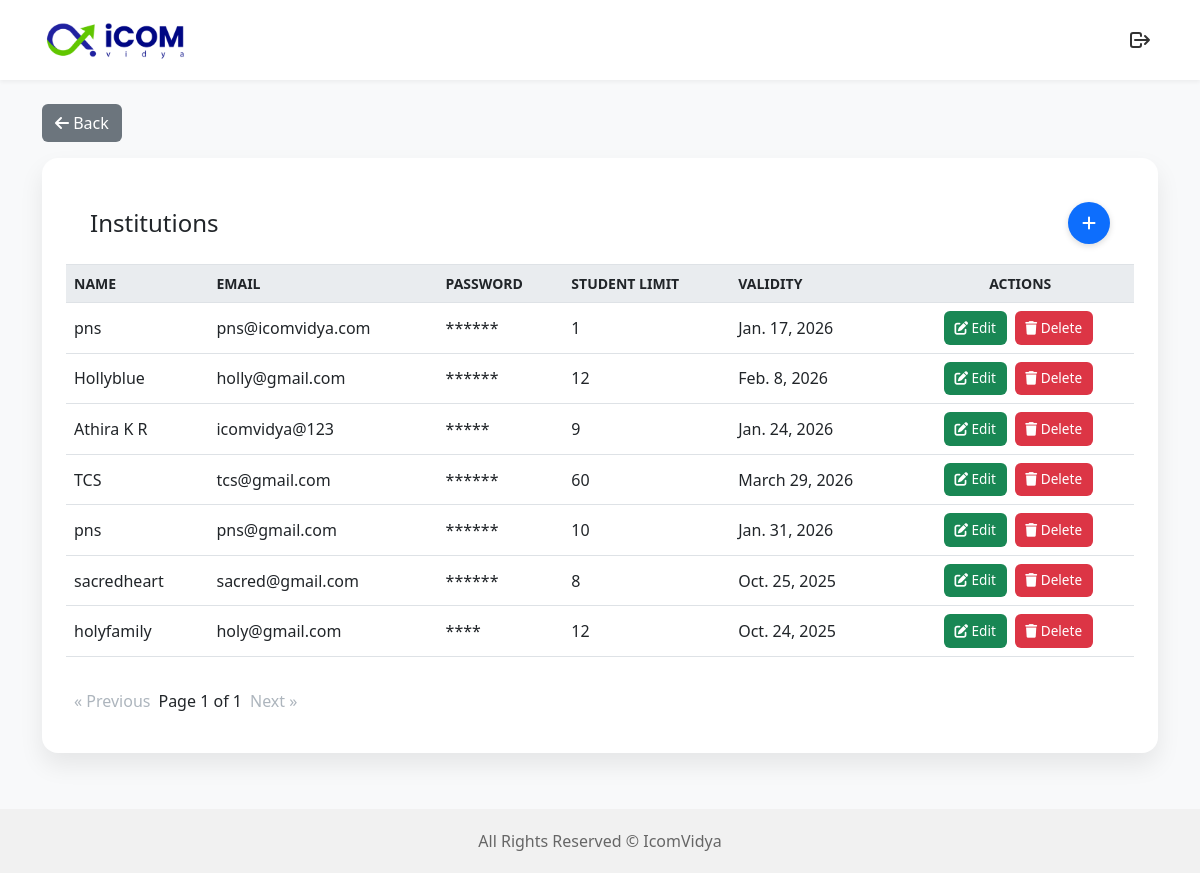
The app's page /institution_list/ with its own data.
### icmsapp/models.py (models this page shows, shortened)
class Institution(models.Model):
    name = models.CharField(max_length=255)
    email = models.EmailField(unique=True)
    password = models.CharField(max_length=255)
    student_limit = models.IntegerField()
    validity = models.DateField()

### icmsapp/views.py (the view)
# urls.py: path('institution_list/', views.institution_list, name='institution_list'),
def institution_list(request):
    institutions = Institution.objects.all().order_by('-id')
    for inst in institutions:
        pwd_len = len(inst.password) if inst.password else 0
        inst.masked_password = '*' * pwd_len
    paginator = Paginator(institutions, 8)
    page_number = request.GET.get("page")
    page_obj = paginator.get_page(page_number)
    return render(request, 'institution_list.html', {'page_obj': page_obj})

### icmsapp/templates/institution_list.html (shortened to what this page needs)
{% extends "admindashboard.html" %}
{% block content %}
<link href="https://cdn.jsdelivr.net/npm/bootstrap@5.2.3/dist/css/bootstrap.min.css" rel="stylesheet">
<link rel="stylesheet" href="https://cdnjs.cloudflare.com/ajax/libs/font-awesome/6.4.0/css/all.min.css">
<div class="container py-4">
  <button class="btn btn-back mb-3" onclick="window.history.back()">
    <i class="fas fa-arrow-left"></i> Back
  </button>
  <div class="card">
    <div class="card-header d-flex justify-content-between align-items-center">
      <h2 class="h4 mb-0">Institutions</h2>
      <button onclick="showForm()" title="Add Institution" class="btn btn-add" data-bs-toggle="tooltip">
        <i class="fas fa-plus"></i>
      </button>
    </div>
    <div class="card-body p-0">
      <div class="table-responsive">
        <table class="table table-hover mb-0">
          <thead>
            <tr>
              <th>Name</th>
              <th>Email</th>
              <th>Password</th>
              <th>Student Limit</th>
              <th>Validity</th>
              <th class="text-center">Actions</th>
            </tr>
          </thead>
          <tbody>
            {% for inst in page_obj %}
            <tr>
              <td>{{ inst.name }}</td>
              <td>{{ inst.email }}</td>
              <td>{{ inst.masked_password }}</td>
              <td>{{ inst.student_limit }}</td>
              <td>{{ inst.validity }}</td>
              <td class="text-center">
                <button class="btn btn-edit btn-sm"
                        data-id="{{ inst.id }}"
                        data-name="{{ inst.name }}"
                        data-email="{{ inst.email }}"
                        data-password="{{ inst.password }}"
                        data-limit="{{ inst.student_limit }}"
                        data-validity="{{ inst.validity|date:'Y-m-d' }}"
                        title="Edit {{ inst.name }}"
                        data-bs-toggle="tooltip">
                  <i class="fas fa-edit"></i> Edit
                </button>
                <form action="{% url 'delete_institution' inst.pk %}" method="post" style="display:inline;">
                  <button type="submit" class="btn btn-delete btn-sm"
                          onclick="return confirm('Are you sure you want to delete {{ inst.name }}?');"
                          title="Delete {{ inst.name }}">
                    <i class="fas fa-trash"></i> Delete
                  </button>
                </form>
              </td>
            </tr>
            {% endfor %}
          </tbody>
        </table>
      </div>
    </div>
    <div class="pagination text-center py-3">
      {% if page_obj.has_previous %}
        <a href="?page={{ page_obj.previous_page_number }}">« Previous</a>
      {% else %}
        <a href="#" aria-disabled="true">« Previous</a>
      {% endif %}
      <span>Page {{ page_obj.number }} of {{ page_obj.paginator.num_pages }}</span>
      {% if page_obj.has_next %}
        <a href="?page={{ page_obj.next_page_number }}">Next »</a>
      {% else %}
        <a href="#" aria-disabled="true">Next »</a>
      {% endif %}
    </div>
  </div>
</div>
{% endblock %}

### icmsapp/templates/admindashboard.html (style rules this page uses)
html, body { height: 100%; margin: 0; padding: 0; }
body { display: flex; flex-direction: column; font-family: "Segoe UI", sans-serif; background-color: #f9f9f9; color: #111; }
h2 { font-size: 24px; font-weight: 600; margin: 30px 0 20px; }
.container { padding: 0 40px 40px; flex: 1; }
.card { background: #fff; border-radius: 16px; padding: 24px; box-shadow: 0 4px 12px rgba(0, 0, 0, 0.06); cursor: pointer; transition: transform 0.2s ease, box-shadow 0.2s ease; text-decoration: none; display: flex; flex-direction: column; justify-content: center; }

### icmsapp/templates/institution_list.html (style rules this page uses)
body { font-family: 'Segoe UI', Tahoma, Geneva, Verdana, sans-serif; background-color: #f8f9fa; color: #212529; }
.card { border: none; border-radius: 16px; box-shadow: 0 12px 24px rgba(0, 0, 0, 0.08); margin-bottom: 32px; }
.card-header { background-color: #fff; border-bottom: 1px solid #dee2e6; padding: 1.25rem 1.5rem; }
.table thead th { background-color: #e9ecef; font-weight: 600; text-transform: uppercase; font-size: 0.875rem; vertical-align: middle; }
.table td { vertical-align: middle; }
.btn-back { background-color: #6c757d; color: white; font-weight: 500; }
.btn-add { border-radius: 50%; width: 42px; height: 42px; display: flex; align-items: center; justify-content: center; background-color: #0d6efd; color: white; box-shadow: 0 2px 6px rgba(0, 0, 0, 0.15); transition: all 0.3s; }
.btn-edit { background-color: #198754; color: white; font-size: 0.85rem; padding: 0.35rem 0.6rem; margin-right: 4px; border-radius: 6px; font-weight: 500; transition: all 0.2s ease-in-out; }
.btn-delete { background-color: #dc3545; color: white; font-size: 0.85rem; padding: 0.35rem 0.6rem; margin-right: 4px; border-radius: 6px; font-weight: 500; transition: all 0.2s ease-in-out; }
.pagination { margin-top: 1rem; }
.pagination a { color: #0d6efd; font-weight: 500; text-decoration: none; margin: 0 8px; }
.pagination span { font-weight: 500; }
.pagination a[aria-disabled="true"] { color: #adb5bd; pointer-events: none; cursor: not-allowed; }

### records on screen
Institution: name "pns", email "pns@icomvidya.com", masked_password "******", student_limit "1", validity "Jan. 17, 2026"
Institution: name "Hollyblue", email "holly@gmail.com", masked_password "******", student_limit "12", validity "Feb. 8, 2026"
Institution: name "Athira K R", email "icomvidya@123", masked_password "*****", student_limit "9", validity "Jan. 24, 2026"
Institution: name "TCS", email "tcs@gmail.com", masked_password "******", student_limit "60", validity "March 29, 2026"
Institution: name "pns", email "pns@gmail.com", masked_password "******", student_limit "10", validity "Jan. 31, 2026"
Institution: name "sacredheart", email "sacred@gmail.com", masked_password "******", student_limit "8", validity "Oct. 25, 2025"
Institution: name "holyfamily", email "holy@gmail.com", masked_password "****", student_limit "12", validity "Oct. 24, 2025"

### other values on screen
{{ page_obj.number }} "1"
{{ page_obj.paginator.num_pages }} "1"
